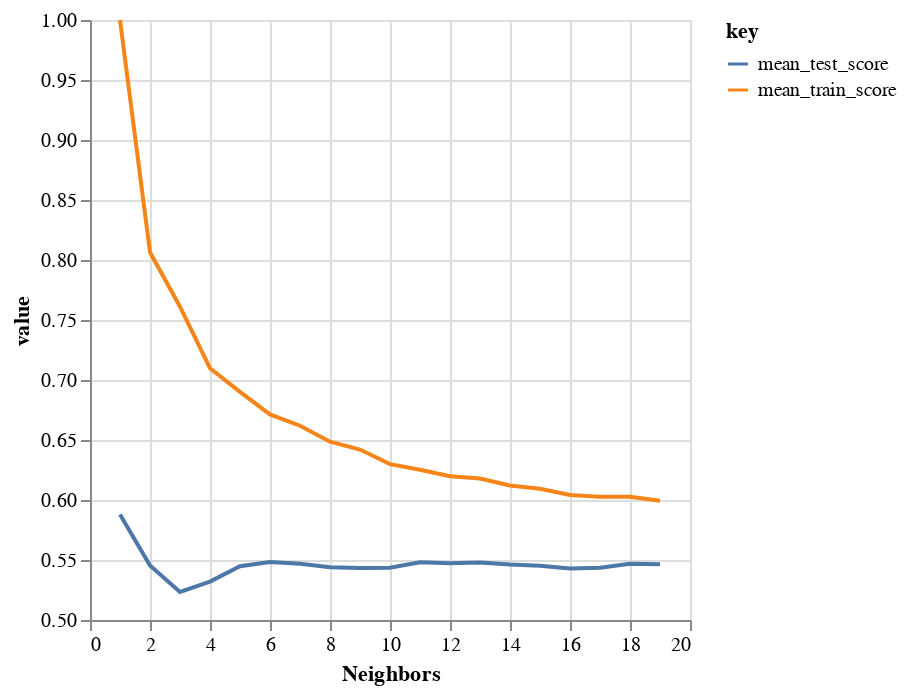

Notebook cell for this chart:
### Code cell
accuracies = pd.DataFrame(knn_model.cv_results_)

cv_plot = (alt.Chart(accuracies)
           .transform_fold(["mean_test_score", "mean_train_score"])
           .mark_line()
           .encode(
                x=alt.X(
                    "param_n_neighbors", 
                    title="Neighbors",
                    scale=alt.Scale(zero=False),
                ),
                y=alt.Y(
                    "value:Q", 
                    scale=alt.Scale(zero=False)
                ),
                color='key:N'
            )
)

cv_plot

### Figure 1 — Vega-Lite specification as saved in the notebook (floating-point values rounded to 4 significant figures)
{"config": {"view": {"continuousWidth": 300, "continuousHeight": 300}}, "data": {"name": "data-818405193becd0a3c7c69cf612249c4c"}, "mark": {"type": "line"}, "encoding": {"color": {"field": "key", "type": "nominal"}, "x": {"field": "param_n_neighbors", "scale": {"zero": false}, "title": "Neighbors", "type": "quantitative"}, "y": {"field": "value", "scale": {"zero": false}, "type": "quantitative"}}, "transform": [{"fold": ["mean_test_score", "mean_train_score"]}], "$schema": "https://vega.github.io/schema/vega-lite/v5.6.1.json", "datasets": {"data-818405193becd0a3c7c69cf612249c4c": [{"mean_fit_time": 0.009, "std_fit_time": 0.004415, "mean_score_time": 0.1318, "std_score_time": 0.06294, "param_n_neighbors": 1, "params": {"n_neighbors": 1}, "split0_test_score": 0.6062, "split1_test_score": 0.5631, "split2_test_score": 0.5955, "split3_test_score": 0.5698, "split4_test_score": 0.6047, "mean_test_score": 0.5879, "std_test_score": 0.01798, "rank_test_score": 1, "split0_train_score": 1.0, "split1_train_score": 1.0, "split2_train_score": 1.0, "split3_train_score": 1.0, "split4_train_score": 1.0, "mean_train_score": 1.0, "std_train_score": 0.0}, {"mean_fit_time": 0.006731, "std_fit_time": 0.0003373, "mean_score_time": 0.1057, "std_score_time": 0.005558, "param_n_neighbors": 2, "params": {"n_neighbors": 2}, "split0_test_score": 0.5333, "split1_test_score": 0.5487, "split2_test_score": 0.5544, "split3_test_score": 0.5318, "split4_test_score": 0.5585, "mean_test_score": 0.5454, "std_test_score": 0.0109, "rank_test_score": 10, "split0_train_score": 0.807, "split1_train_score": 0.8004, "split2_train_score": 0.8027, "split3_train_score": 0.8084, "split4_train_score": 0.8135, "mean_train_score": 0.8064, "std_train_score": 0.004574}, {"mean_fit_time": 0.008426, "std_fit_time": 0.002968, "mean_score_time": 0.1525, "std_score_time": 0.05635, "param_n_neighbors": 3, "params": {"n_neighbors": 3}, "split0_test_score": 0.5046, "split1_test_score": 0.521, "split2_test_score": 0.5452, "split3_test_score": 0.5051, "split4_test_score": 0.5411, "mean_test_score": 0.5234, "std_test_score": 0.0172, "rank_test_score": 19, "split0_train_score": 0.7588, "split1_train_score": 0.7621, "split2_train_score": 0.7594, "split3_train_score": 0.7599, "split4_train_score": 0.7653, "mean_train_score": 0.7611, "std_train_score": 0.002377}, {"mean_fit_time": 0.01714, "std_fit_time": 0.02035, "mean_score_time": 0.1136, "std_score_time": 0.005742, "param_n_neighbors": 4, "params": {"n_neighbors": 4}, "split0_test_score": 0.5251, "split1_test_score": 0.5221, "split2_test_score": 0.5493, "split3_test_score": 0.5298, "split4_test_score": 0.5339, "mean_test_score": 0.532, "std_test_score": 0.009522, "rank_test_score": 18, "split0_train_score": 0.7144, "split1_train_score": 0.7082, "split2_train_score": 0.7081, "split3_train_score": 0.7086, "split4_train_score": 0.7099, "mean_train_score": 0.7098, "std_train_score": 0.002372}, {"mean_fit_time": 0.007, "std_fit_time": 0.0002567, "mean_score_time": 0.1204, "std_score_time": 0.002935, "param_n_neighbors": 5, "params": {"n_neighbors": 5}, "split0_test_score": 0.5467, "split1_test_score": 0.5303, "split2_test_score": 0.5575, "split3_test_score": 0.5329, "split4_test_score": 0.5565, "mean_test_score": 0.5447, "std_test_score": 0.01145, "rank_test_score": 12, "split0_train_score": 0.7018, "split1_train_score": 0.6867, "split2_train_score": 0.685, "split3_train_score": 0.6852, "split4_train_score": 0.6919, "mean_train_score": 0.6901, "std_train_score": 0.006363}, {"mean_fit_time": 0.006595, "std_fit_time": 0.0003491, "mean_score_time": 0.1438, "std_score_time": 0.03983, "param_n_neighbors": 6, "params": {"n_neighbors": 6}, "split0_test_score": 0.5508, "split1_test_score": 0.5333, "split2_test_score": 0.5626, "split3_test_score": 0.5524, "split4_test_score": 0.5421, "mean_test_score": 0.5482, "std_test_score": 0.009903, "rank_test_score": 2, "split0_train_score": 0.6769, "split1_train_score": 0.6731, "split2_train_score": 0.6644, "split3_train_score": 0.6665, "split4_train_score": 0.6757, "mean_train_score": 0.6713, "std_train_score": 0.004992}, {"mean_fit_time": 0.006642, "std_fit_time": 0.0002729, "mean_score_time": 0.1247, "std_score_time": 0.006097, "param_n_neighbors": 7, "params": {"n_neighbors": 7}, "split0_test_score": 0.5446, "split1_test_score": 0.5313, "split2_test_score": 0.576, "split3_test_score": 0.537, "split4_test_score": 0.5452, "mean_test_score": 0.5468, "std_test_score": 0.01547, "rank_test_score": 6, "split0_train_score": 0.6579, "split1_train_score": 0.6646, "split2_train_score": 0.6575, "split3_train_score": 0.6573, "split4_train_score": 0.6721, "mean_train_score": 0.6619, "std_train_score": 0.005807}, {"mean_fit_time": 0.007002, "std_fit_time": 0.0001263, "mean_score_time": 0.1295, "std_score_time": 0.003037, "param_n_neighbors": 8, "params": {"n_neighbors": 8}, "split0_test_score": 0.5426, "split1_test_score": 0.5313, "split2_test_score": 0.5513, "split3_test_score": 0.5452, "split4_test_score": 0.5493, "mean_test_score": 0.5439, "std_test_score": 0.007026, "rank_test_score": 13, "split0_train_score": 0.6443, "split1_train_score": 0.6572, "split2_train_score": 0.6426, "split3_train_score": 0.6465, "split4_train_score": 0.6524, "mean_train_score": 0.6486, "std_train_score": 0.005403}, {"mean_fit_time": 0.006446, "std_fit_time": 0.0003888, "mean_score_time": 0.1264, "std_score_time": 0.007333, "param_n_neighbors": 9, "params": {"n_neighbors": 9}, "split0_test_score": 0.5395, "split1_test_score": 0.5149, "split2_test_score": 0.5637, "split3_test_score": 0.5452, "split4_test_score": 0.5534, "mean_test_score": 0.5433, "std_test_score": 0.01638, "rank_test_score": 16, "split0_train_score": 0.6356, "split1_train_score": 0.6495, "split2_train_score": 0.6403, "split3_train_score": 0.6349, "split4_train_score": 0.6498, "mean_train_score": 0.642, "std_train_score": 0.006487}, {"mean_fit_time": 0.006575, "std_fit_time": 0.0001827, "mean_score_time": 0.1288, "std_score_time": 0.005217, "param_n_neighbors": 10, "params": {"n_neighbors": 10}, "split0_test_score": 0.5426, "split1_test_score": 0.5077, "split2_test_score": 0.5534, "split3_test_score": 0.5626, "split4_test_score": 0.5513, "mean_test_score": 0.5435, "std_test_score": 0.01902, "rank_test_score": 14, "split0_train_score": 0.6264, "split1_train_score": 0.6397, "split2_train_score": 0.6224, "split3_train_score": 0.6308, "split4_train_score": 0.6301, "mean_train_score": 0.6299, "std_train_score": 0.00577}, {"mean_fit_time": 0.006357, "std_fit_time": 0.00025, "mean_score_time": 0.154, "std_score_time": 0.04973, "param_n_neighbors": 11, "params": {"n_neighbors": 11}, "split0_test_score": 0.5385, "split1_test_score": 0.5231, "split2_test_score": 0.5544, "split3_test_score": 0.5637, "split4_test_score": 0.5606, "mean_test_score": 0.548, "std_test_score": 0.01521, "rank_test_score": 3, "split0_train_score": 0.6225, "split1_train_score": 0.6307, "split2_train_score": 0.6231, "split3_train_score": 0.6239, "split4_train_score": 0.6257, "mean_train_score": 0.6252, "std_train_score": 0.002967}, {"mean_fit_time": 0.007492, "std_fit_time": 0.002188, "mean_score_time": 0.1464, "std_score_time": 0.03622, "param_n_neighbors": 12, "params": {"n_neighbors": 12}, "split0_test_score": 0.5436, "split1_test_score": 0.5138, "split2_test_score": 0.5637, "split3_test_score": 0.5595, "split4_test_score": 0.5554, "mean_test_score": 0.5472, "std_test_score": 0.01798, "rank_test_score": 5, "split0_train_score": 0.6223, "split1_train_score": 0.6241, "split2_train_score": 0.6175, "split3_train_score": 0.618, "split4_train_score": 0.6172, "mean_train_score": 0.6198, "std_train_score": 0.002808}, {"mean_fit_time": 0.006409, "std_fit_time": 0.0002634, "mean_score_time": 0.1303, "std_score_time": 0.004613, "param_n_neighbors": 13, "params": {"n_neighbors": 13}, "split0_test_score": 0.5395, "split1_test_score": 0.5272, "split2_test_score": 0.5637, "split3_test_score": 0.5565, "split4_test_score": 0.5524, "mean_test_score": 0.5478, "std_test_score": 0.01297, "rank_test_score": 4, "split0_train_score": 0.6151, "split1_train_score": 0.6241, "split2_train_score": 0.6229, "split3_train_score": 0.6108, "split4_train_score": 0.6165, "mean_train_score": 0.6179, "std_train_score": 0.004958}, {"mean_fit_time": 0.006713, "std_fit_time": 0.0003377, "mean_score_time": 0.1411, "std_score_time": 0.007355, "param_n_neighbors": 14, "params": {"n_neighbors": 14}, "split0_test_score": 0.5354, "split1_test_score": 0.5231, "split2_test_score": 0.5647, "split3_test_score": 0.5585, "split4_test_score": 0.5493, "mean_test_score": 0.5462, "std_test_score": 0.0152, "rank_test_score": 9, "split0_train_score": 0.6076, "split1_train_score": 0.6161, "split2_train_score": 0.6183, "split3_train_score": 0.6108, "split4_train_score": 0.6077, "mean_train_score": 0.6121, "std_train_score": 0.004348}, {"mean_fit_time": 0.006534, "std_fit_time": 0.0004197, "mean_score_time": 0.136, "std_score_time": 0.007276, "param_n_neighbors": 15, "params": {"n_neighbors": 15}, "split0_test_score": 0.5446, "split1_test_score": 0.5262, "split2_test_score": 0.5554, "split3_test_score": 0.5503, "split4_test_score": 0.5493, "mean_test_score": 0.5452, "std_test_score": 0.01011, "rank_test_score": 11, "split0_train_score": 0.6061, "split1_train_score": 0.6151, "split2_train_score": 0.6077, "split3_train_score": 0.609, "split4_train_score": 0.609, "mean_train_score": 0.6094, "std_train_score": 0.00304}, {"mean_fit_time": 0.0111, "std_fit_time": 0.004992, "mean_score_time": 0.2588, "std_score_time": 0.1074, "param_n_neighbors": 16, "params": {"n_neighbors": 16}, "split0_test_score": 0.5446, "split1_test_score": 0.521, "split2_test_score": 0.5524, "split3_test_score": 0.5513, "split4_test_score": 0.5452, "mean_test_score": 0.5429, "std_test_score": 0.01138, "rank_test_score": 17, "split0_train_score": 0.601, "split1_train_score": 0.6097, "split2_train_score": 0.6034, "split3_train_score": 0.6085, "split4_train_score": 0.5985, "mean_train_score": 0.6042, "std_train_score": 0.004296}, {"mean_fit_time": 0.01078, "std_fit_time": 0.004757, "mean_score_time": 0.2319, "std_score_time": 0.1455, "param_n_neighbors": 17, "params": {"n_neighbors": 17}, "split0_test_score": 0.5395, "split1_test_score": 0.5262, "split2_test_score": 0.5626, "split3_test_score": 0.5441, "split4_test_score": 0.5452, "mean_test_score": 0.5435, "std_test_score": 0.01171, "rank_test_score": 15, "split0_train_score": 0.6007, "split1_train_score": 0.6069, "split2_train_score": 0.5993, "split3_train_score": 0.6036, "split4_train_score": 0.6031, "mean_train_score": 0.6027, "std_train_score": 0.002613}, {"mean_fit_time": 0.008775, "std_fit_time": 0.004104, "mean_score_time": 0.1787, "std_score_time": 0.07301, "param_n_neighbors": 18, "params": {"n_neighbors": 18}, "split0_test_score": 0.5415, "split1_test_score": 0.5354, "split2_test_score": 0.5575, "split3_test_score": 0.5441, "split4_test_score": 0.5554, "mean_test_score": 0.5468, "std_test_score": 0.008415, "rank_test_score": 7, "split0_train_score": 0.5997, "split1_train_score": 0.6115, "split2_train_score": 0.5988, "split3_train_score": 0.6044, "split4_train_score": 0.5988, "mean_train_score": 0.6026, "std_train_score": 0.004904}, {"mean_fit_time": 0.006739, "std_fit_time": 0.0003547, "mean_score_time": 0.1688, "std_score_time": 0.05105, "param_n_neighbors": 19, "params": {"n_neighbors": 19}, "split0_test_score": 0.5426, "split1_test_score": 0.5344, "split2_test_score": 0.5544, "split3_test_score": 0.5411, "split4_test_score": 0.5595, "mean_test_score": 0.5464, "std_test_score": 0.009222, "rank_test_score": 8, "split0_train_score": 0.5976, "split1_train_score": 0.6041, "split2_train_score": 0.5975, "split3_train_score": 0.5972, "split4_train_score": 0.6003, "mean_train_score": 0.5993, "std_train_score": 0.002606}]}}
